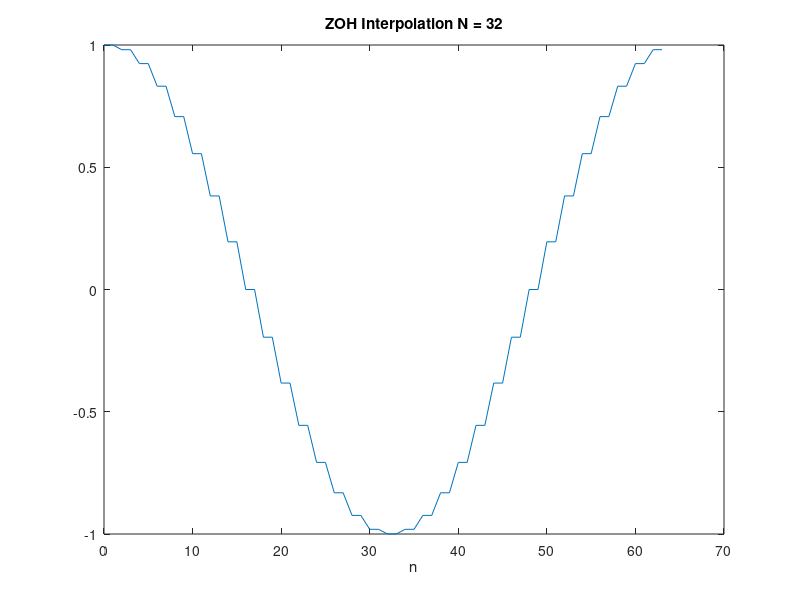
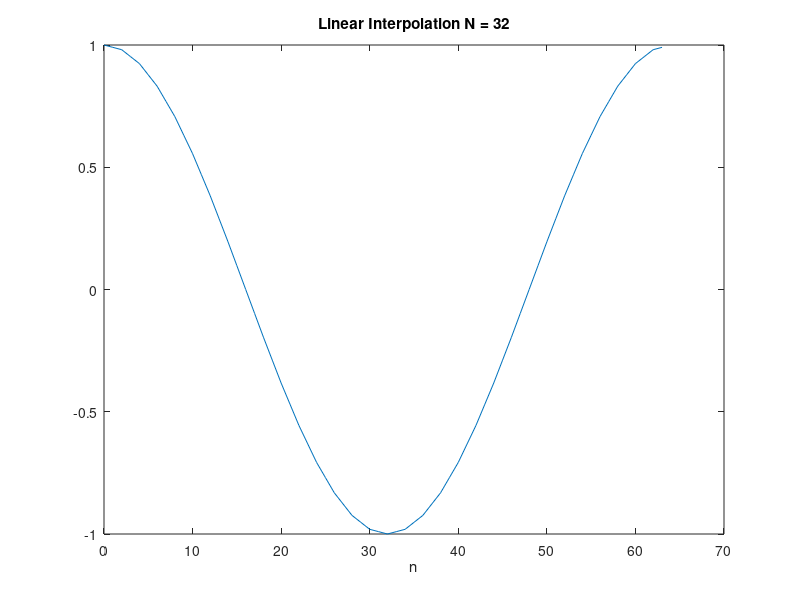
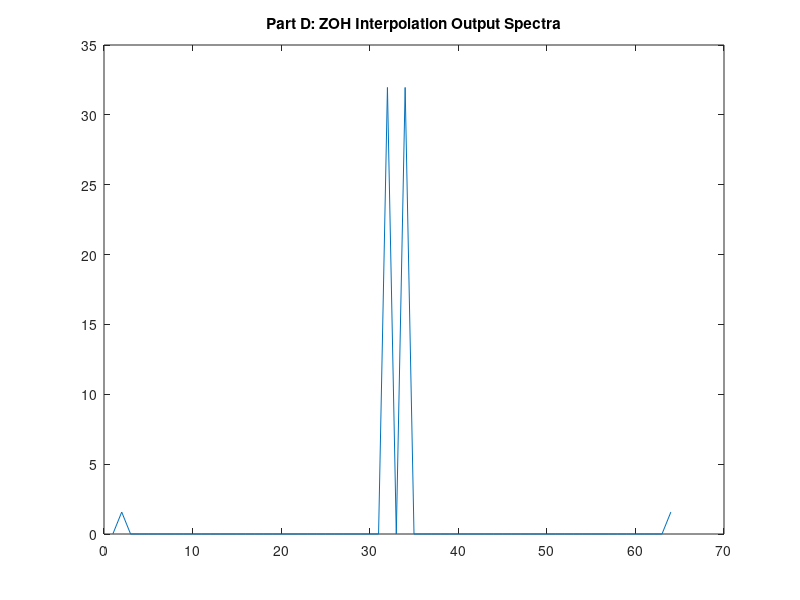
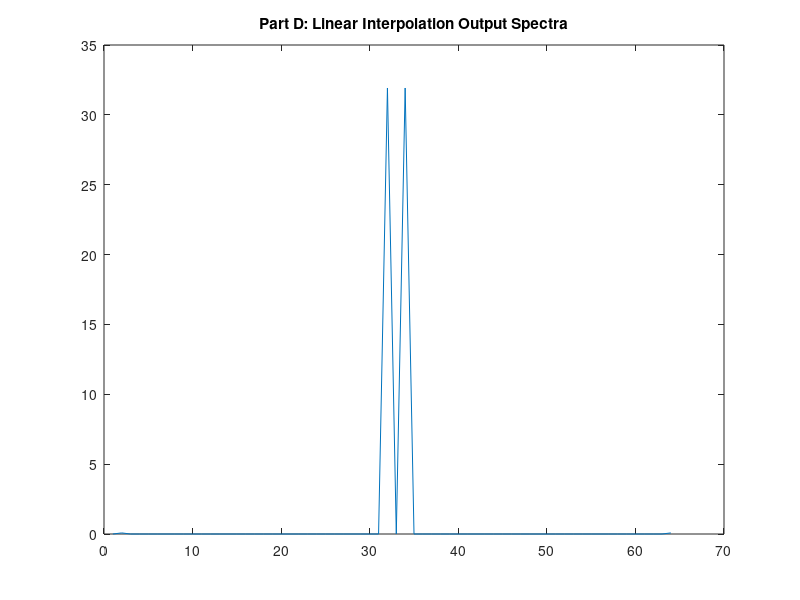

Here is the MATLAB script that generated these plots, in order:
clear all;
%% Part a
N = [32 64 128];
A = pi;

for i = 1:length(N)
    disp(['N = ' num2str(N(i))]);
    n = 0:N(i)-1;
    nn = 0:2*N(i)-1;
    
    x = cos(2*A./N(i).*n);

    x_1 = upsample(x,2);
    x_2 = upsample(x,2,1);
    x_zoh = x_1 + x_2;
    
    x_lin = cat(2,upsample(x,2),x(1));
    for j = 1:2:length(x_lin)-1
        x_lin(j+1) = (x_lin(j)+x_lin(j+2))/2;
    end
    x_lin = x_lin(1:end-1);
    
    
    X_ZOH = abs(fft(x_zoh)).^2;
    THD_zoh(i) = (sum(X_ZOH(1:end/2)) - X_ZOH(2))/X_ZOH(2);
    
    X_LIN = abs(fft(x_lin)).^2;
    THD_lin(i) = (sum(X_LIN(1:end/2)) - X_LIN(2))/X_LIN(2);
    
    figure;
    plot(nn, x_zoh);
    title(['ZOH Interpolation N = ', num2str(N(i))])
    xlabel('n');

    figure;
    plot(nn, x_lin);
    title(['Linear Interpolation N = ', num2str(N(i))])
    xlabel('n');

    figure;
    plot(fftshift(abs(fft(x_zoh))));
    title('Part D: ZOH Interpolation Output Spectra');
    figure;
    plot(fftshift(abs(fft(x_lin))));
    title('Part D: Linear Interpolation Output Spectra');
end

THD_db_ZOH = 10*log10(THD_zoh)
THD_db_lin= 10*log10(THD_lin)

%% Part B
clear all

N = [32 64 128];
A = pi;

for i = 1:length(N)
    disp(['N = ' num2str(N(i))]);

    n = 0:N(i)-1;
    nn = 0:2*N(i)-1;
    
    x = cos(2*A./N(i).*n);
    % Perform 8 Bit quantization
    x = int8(2^7.*x);
    x = double(x);  
    x = x/2^7;

    x_1 = upsample(x,2);
    x_2 = upsample(x,2,1);
    x_zoh = x_1 + x_2;
    
    x_lin = cat(2,upsample(x,2),x(1));
    for j = 1:2:length(x_lin)-1
        x_lin(j+1) = (x_lin(j)+x_lin(j+2))/2;
    end
    x_lin = x_lin(1:end-1);
    x_lin = int8(2^7*x_lin);
    x_lin = double(x_lin);
    x_lin = x_lin/2^7;
    
    X_ZOH = abs(fft(x_zoh)).^2;
    THD_zoh(i) = (sum(X_ZOH(1:end/2)) - X_ZOH(2))/X_ZOH(2);
    
    X_LIN = abs(fft(x_lin)).^2;
    THD_lin(i) = (sum(X_LIN(1:end/2)) - X_LIN(2))/X_LIN(2);
    
    figure;
    plot(nn, x_zoh);
    title(['ZOH Interpolation N =', num2str(N(i))])
    xlabel('n');

    figure;
    plot(nn, x_lin);
    title(['ZOH Interpolation N = ', num2str(N(i))])
    xlabel('n');
end

THD_db_ZOH = 10*log10(THD_zoh)
THD_db_lin= 10*log10(THD_lin)

%% Part C
% The linear interpolation is better because it is a tighter filter and it
% is also smoother unlike H_ZOH. See the frequency response functions
% below.
clear all;
w = -pi:0.001:pi;

H_zoh = 1 + exp(1i*w);
H_lin = 1+.5*exp(1i*w)+.5*exp(-1i*w);

figure
plot(w, (abs(H_zoh)));
hold on;
plot(w, (abs(H_lin)), 'r');
title('H_z_o_h and   H_l_i_n');
legend('H_z_o_h', 'H_l_i_n');
xlabel('\omega');
